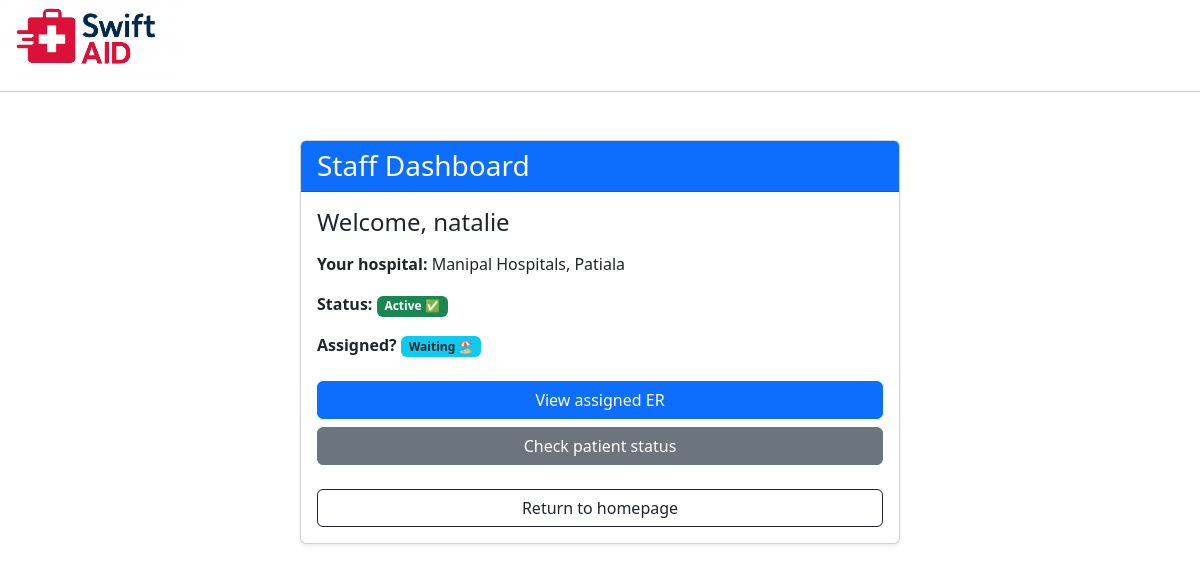
/staff/dashboard/ (signed in), run on an earlier commit of the app's database.
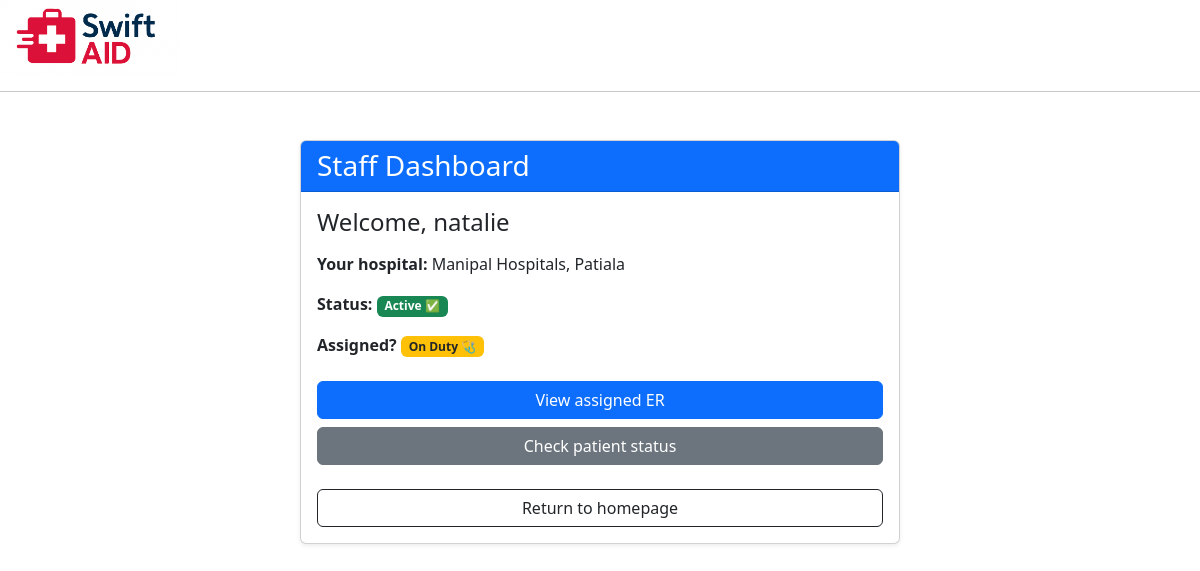
And on a later commit of the database.
### emergency/views.py (the view)
# urls.py: path('staff/dashboard/', views.staff_dashboard, name='staff_dashboard'),
@login_required
def staff_dashboard(request):
    try:
        staff = request.user.hospitalstaff  # this is the key check!
        return render(request, 'hospital_staff/staff_dashboard.html', {'staff': staff})
    except:
        return HttpResponseForbidden("You are not medical staff.")

### emergency/templates/hospital_staff/staff_dashboard.html (shortened to what this page needs)
{% extends 'emergency/base.html' %}
{% block content %}
<div class="container my-5">
  <div class="card shadow-sm mx-auto" style="max-width: 600px;">
    <div class="card-header bg-primary text-white">
      <h3 class="mb-0">Staff Dashboard</h3>
    </div>
    <div class="card-body">
      <h4 class="mb-3">Welcome, {{ staff.user.username }}</h4>
      <p><strong>Your hospital:</strong> {{ staff.hospital.name }}</p>
      <p><strong>Status:</strong>
        {% if staff.is_active %}
          <span class="badge bg-success">Active ✅</span>
        {% else %}
          <span class="badge bg-danger">Inactive ❌</span>
        {% endif %}
      </p>
      <p><strong>Assigned?</strong>
        {% if staff.is_occupied %}
          <span class="badge bg-warning text-dark">On Duty 🩺</span>
        {% else %}
          <span class="badge bg-info text-dark">Waiting 🏖️</span>
        {% endif %}
      </p>
      <div class="d-flex flex-column gap-2 mt-4">
        <a href="{% url 'assigned_requests' %}" class="btn btn-primary">View assigned ER</a>
        <a href="{% url 'staff_patient_status' %}" class="btn btn-secondary">Check patient status</a>
        <a href="{% url 'home' %}" class="btn btn-outline-dark mt-3">Return to homepage</a>
      </div>
    </div>
  </div>
</div>
{% endblock %}

What changed in the data, as far as the page shows it:
changed HospitalStaff "natalie": is_occupied False → True (drawn)
Also different on the page:
text no longer shown: "Waiting 🏖️"
text now shown: "On Duty 🩺"
